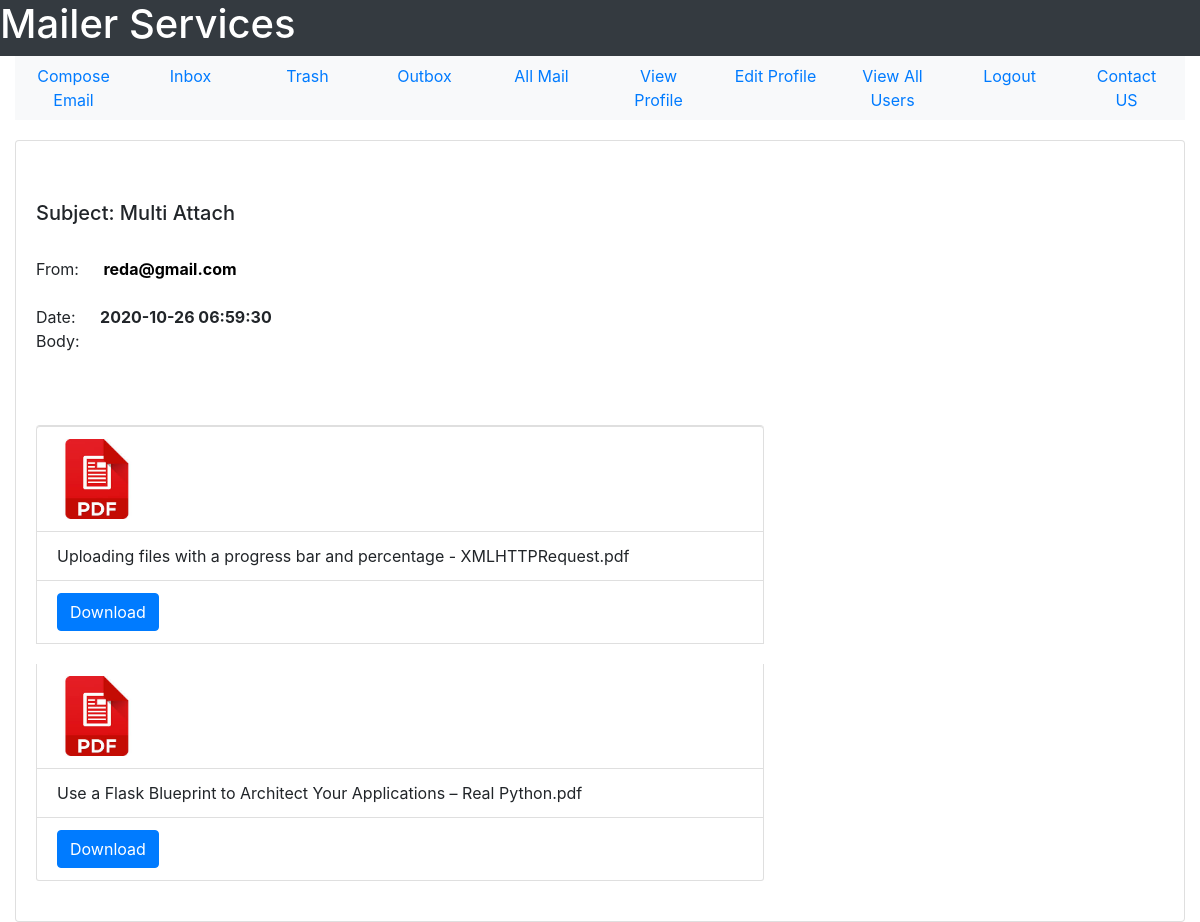
The page /view-mail/285 (signed in) on the database its author committed.
### tables this page shows
CREATE TABLE mail(mail_id INTEGER PRIMARY KEY, sender_id INTEGER NOT NULL, receiver_id INTEGER NOT NULL, mail_subject TEXT, mail_body TEXT,  mail_date TEXT NOT NULL,mail_seen INTEGER DEFAULT 0 CHECK(mail_seen == 0 OR mail_seen == 1), sender_trashed INTEGER DEFAULT 0 CHECK(sender_trashed == 0 OR sender_trashed == 1), receiver_trashed INTEGER DEFAULT 0 CHECK(receiver_trashed == 0 OR receiver_trashed == 1), multiple_receivers INTEGER DEFAULT 0 CHECK(multiple_receivers == 0 OR multiple_receivers == 1), FOREIGN KEY(sender_id, receiver_id) REFERENCES user(user_id, user_id));

CREATE TABLE user(user_id INTEGER PRIMARY KEY, user_name TEXT NOT NULL, user_email TEXT NOT NULL, user_password TEXT  NOT NULL, user_gender TEXT NOT NULL, user_date_of_birth TEXT NOT NULL, user_city TEXT NOT NULL, user_country TEXT NOT NULL, user_contact INTEGER, user_account_creation_date TEXT NOT NULL, user_active INTEGER DEFAULT 0 CHECK(user_active == 1 OR user_active == 0), visits INTEGER DEFAULT 0, UNIQUE(user_email));

CREATE TABLE attachment(attachment_id INTEGER PRIMARY KEY, mail_id INTEGER NOT NULL, attachment_file TEXT NOT NULL, FOREIGN KEY(mail_id) REFERENCES mail(mail_id)ON DELETE CASCADE);

### User/User_Mail/user_mail.py (the view)
@user_mail_bp.route("/view-mail/<mail_id>")
def view_mail(mail_id):
    if check_authentication() == False:
        return redirect(url_for('forms_bp.login_form_page'))
    sqlite_connection = sqlite3.connect('MAIL_DB.db')
    select_mail_query = """SELECT sender_id, mail_subject, mail_body, mail_date, mail_id FROM mail WHERE mail_id = ?;"""
    mail_record = sqlite_connection.execute(select_mail_query, (mail_id,))
    mail_data = {}
    for data in mail_record:
        mail_data['sender_mail'] = get_user_email(data[0])
        mail_data['mail_subject'] = data[1]
        mail_data['mail_body'] = data[2]
        mail_data['mail_date'] = remove_milli_seconds(data[3])
        mail_data['mail_id'] = data[4]
    if check_attachment_exist(mail_id):
        select_attachment_query = """SELECT attachment_file FROM attachment WHERE mail_id = ?;"""
        attach_record = sqlite_connection.execute(
            select_attachment_query, (mail_id,))
        attachments = []
        for file in attach_record:
            attachments.append(file[0])
        mail_data['attachments'] = attachments
    update_query = """UPDATE mail SET mail_seen = ? WHERE mail_id = ?;"""
    update_query_data = (1, mail_id)
    sqlite_connection.execute(update_query, update_query_data)
    sqlite_connection.commit()
    sqlite_connection.close()
    return render_template('User_Mail/view_mail.html', mail=mail_data, user_mail=session["email"])

### Forms/forms.py (called while the page is built)
def check_authentication():
    if session.get('email') == None:
        return False
    return True

### User/User_Mail/user_mail.py (called while the page is built)
def get_user_email(user_id):
    sqlite_connection = sqlite3.connect('MAIL_DB.db')
    select_user_query = """SELECT user_email FROM user WHERE user_id = ?;"""
    select_user_query_data = (user_id,)
    user_record = sqlite_connection.execute(
        select_user_query, select_user_query_data)
    user_email = ""
    for data in user_record:
        user_email = data[0]
    sqlite_connection.close()
    return user_email

def check_attachment_exist(mail_id):
    sqlite_connection = sqlite3.connect('MAIL_DB.db')
    search_file_query = """SELECT * FROM attachment WHERE mail_id = ?;"""
    search_file_query_data = (mail_id,)
    file_list = sqlite_connection.execute(
        search_file_query, search_file_query_data).fetchall()
    if len(file_list) == 0:
        sqlite_connection.close()
        return False
    else:
        sqlite_connection.close()
        return True

def remove_milli_seconds(full_date):
    date = datetime.strptime(full_date, '%Y-%m-%d %H:%M:%S.%f')
    return date.strftime('%Y-%m-%d %H:%M:%S')

### User/User_Mail/templates/User_Mail/view_mail.html (shortened to what this page needs)
<!DOCTYPE html>
<html lang = "en">
    <head>
        <link rel="stylesheet" href="https://maxcdn.bootstrapcdn.com/bootstrap/4.5.2/css/bootstrap.min.css">
    </head>
    <body>
        <div class = "container-fluid">
            <div class = "row bg-dark text-white">
                <h1>Mailer Services</h1>
            </div>
            <div>
                <ul class = "nav nav-justified bg-light">
                    <li class = 'nav-item'>
                        <a href = "{{url_for('user_mail_bp.compose_email')}}" class = 'nav-link'>Compose Email</a>
                    </li>
                    <li class = 'nav-item'>
                        <a href = "{{url_for('user_mail_bp.see_inbox')}}" class = 'nav-link'>Inbox</a>
                    </li>
                    <li class = 'nav-item'>
                        <a href = "{{url_for('user_mail_bp.trash')}}" class = 'nav-link'>Trash</a>
                    </li>
                    <li class = 'nav-item'>
                        <a href = "{{url_for('user_mail_bp.see_outbox')}}" class = 'nav-link'>Outbox</a>
                    </li>
                    <li class = 'nav-item'>
                        <a href = "{{url_for('user_mail_bp.see_all_mail')}}" class = 'nav-link'>All Mail</a>
                    </li>
                    <li class = 'nav-item'>
                        <a href = "{{url_for('user_profile_bp.view_profile')}}" class = 'nav-link'>View Profile</a>
                    </li>
                    <li class = 'nav-item'>
                        <a href = "{{url_for('user_profile_bp.edit_profile_form')}}" class = 'nav-link'>Edit Profile</a>
                    </li>
                    <li class = 'nav-item'>
                        <a href = "{{url_for('user_profile_bp.view_all_users')}}" class = 'nav-link'>View All Users</a>
                    </li>
                    <li class = 'nav-item'>
                        <a href = "{{url_for('user_profile_bp.logout')}}" class = 'nav-link'>Logout</a>
                    </li>
                    <li class = 'nav-item'>
                        <a href = "{{url_for('user_profile_bp.contact_us')}}" class = 'nav-link'>Contact US</a>
                    </li>
                </ul>
            </div>
            <div class = "card" style = "margin-left: auto;margin-right: auto;margin-top: 20px;padding: 20px;">
                <div class = "card-body" style = "width: 600px;">
                </div>
                <h5>Subject: {{mail['mail_subject']}}</h5>
                <br>
                <span>From: <a href = "{{url_for('user_mail_bp.compose_to_email', user_mail = mail['sender_mail'])}}" style = "color: black;">
                    <strong style = "margin-left: 20px;">{{mail['sender_mail']}}</strong>
                </a></span>
                <br>
                <span>Date: <strong style = "margin-left: 20px;">{{mail['mail_date']}}</strong></span>
                <span style = "display: block;">Body:</span>
                <br><br><br>
                    <ul class = "list-group" style = "margin-right: 400px;">
                    {%if mail['attachments']:%}
                        {%for file in mail['attachments']%}
                            {%if ".pdf" in file:%}
                            <li class = "list-group-item">
                            <a href = "{{url_for('user_mail_bp.view_file', file_name = file )}}" id = "pdfFile" target = "_blank">
                                <img src = "{{url_for('static', filename = 'images/pdf_icon.jpg')}}"
                                 width = '80px' height = '80px'>
                                </a>
                             </li>
                             <li class = "list-group-item">
                                 {{file}}
                             </li>
                             <li class = "list-group-item" style = "margin-bottom: 20px;">
                             <a href = "{{url_for('user_mail_bp.download_file', file_name = file)}}" class = "btn btn-primary">Download</a>
                             </li>
                     {%endif%}
                        {%endfor%}
                    {%endif%}
                            </ul>
                </div>
        </div>
    </body>
</html>

### rows shown on the page
mail: mail_subject "Multi Attach"
user: sender_mail "reda@gmail.com"
attachment: attachment_file "Uploading files with a progress bar and percentage - XMLHTTPRequest.pdf"
attachment: attachment_file "Use a Flask Blueprint to Architect Your Applications – Real Python.pdf"

### other values the page prints
{{ mail['mail_date'] }} "2020-10-26 06:59:30"
